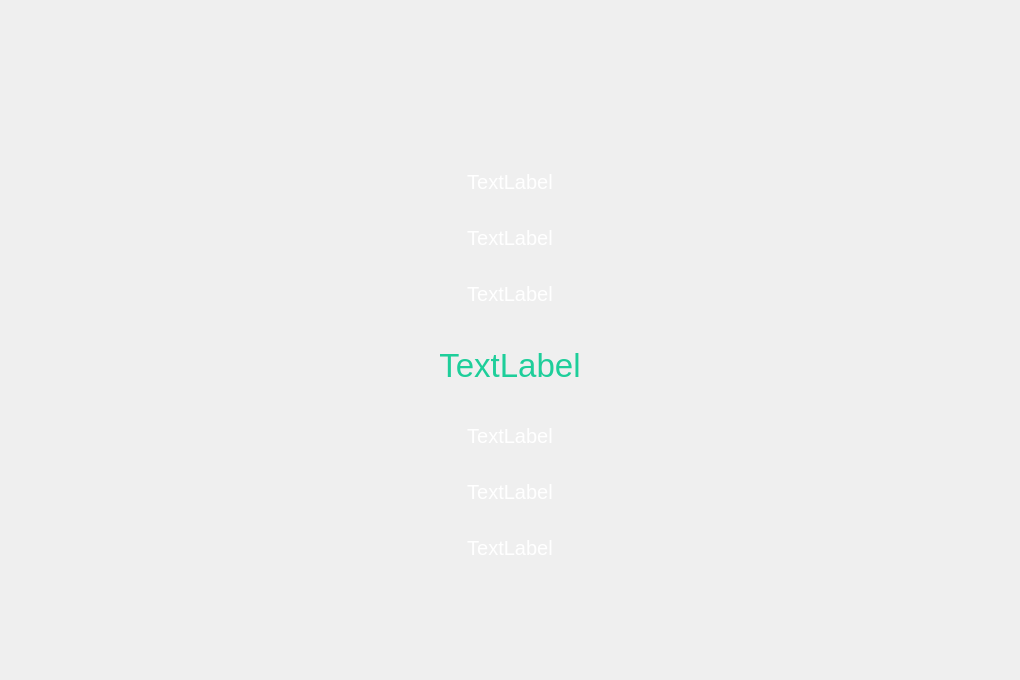
<?xml version="1.0" encoding="UTF-8"?>
<ui version="4.0">
 <class>LrcPage</class>
 <widget class="QWidget" name="LrcPage">
  <property name="geometry">
   <rect>
    <x>0</x>
    <y>0</y>
    <width>1020</width>
    <height>680</height>
   </rect>
  </property>
  <property name="font">
   <font>
    <pointsize>15</pointsize>
   </font>
  </property>
  <property name="windowTitle">
   <string>Form</string>
  </property>
  <layout class="QVBoxLayout" name="verticalLayout">
   <property name="spacing">
    <number>0</number>
   </property>
   <property name="leftMargin">
    <number>0</number>
   </property>
   <property name="topMargin">
    <number>0</number>
   </property>
   <property name="rightMargin">
    <number>0</number>
   </property>
   <property name="bottomMargin">
    <number>0</number>
   </property>
   <item>
    <widget class="QWidget" name="bgStyle" native="true">
     <property name="styleSheet">
      <string notr="true">#bgStyle{
	border-image: url(:/images/bg.png);
}

*{
color:#FFFFFF;
}</string>
     </property>
     <layout class="QVBoxLayout" name="verticalLayout_2">
      <property name="spacing">
       <number>0</number>
      </property>
      <property name="leftMargin">
       <number>0</number>
      </property>
      <property name="topMargin">
       <number>0</number>
      </property>
      <property name="rightMargin">
       <number>0</number>
      </property>
      <property name="bottomMargin">
       <number>0</number>
      </property>
      <item>
       <widget class="QWidget" name="lrcTop" native="true">
        <property name="minimumSize">
         <size>
          <width>0</width>
          <height>50</height>
         </size>
        </property>
        <property name="maximumSize">
         <size>
          <width>16777215</width>
          <height>50</height>
         </size>
        </property>
        <layout class="QHBoxLayout" name="horizontalLayout">
         <property name="spacing">
          <number>0</number>
         </property>
         <property name="leftMargin">
          <number>0</number>
         </property>
         <property name="topMargin">
          <number>0</number>
         </property>
         <property name="rightMargin">
          <number>0</number>
         </property>
         <property name="bottomMargin">
          <number>0</number>
         </property>
         <item>
          <widget class="QPushButton" name="hideBtn">
           <property name="minimumSize">
            <size>
             <width>30</width>
             <height>50</height>
            </size>
           </property>
           <property name="maximumSize">
            <size>
             <width>30</width>
             <height>50</height>
            </size>
           </property>
           <property name="styleSheet">
            <string notr="true">#hideBtn{
border:none;
}</string>
           </property>
           <property name="text">
            <string/>
           </property>
          </widget>
         </item>
         <item>
          <widget class="QWidget" name="titleBox" native="true">
           <layout class="QVBoxLayout" name="verticalLayout_3">
            <property name="spacing">
             <number>0</number>
            </property>
            <property name="leftMargin">
             <number>0</number>
            </property>
            <property name="topMargin">
             <number>0</number>
            </property>
            <property name="rightMargin">
             <number>0</number>
            </property>
            <property name="bottomMargin">
             <number>0</number>
            </property>
            <item>
             <widget class="QLabel" name="musicSinge">
              <property name="text">
               <string/>
              </property>
              <property name="alignment">
               <set>Qt::AlignCenter</set>
              </property>
             </widget>
            </item>
            <item>
             <widget class="QLabel" name="musicName">
              <property name="text">
               <string/>
              </property>
              <property name="alignment">
               <set>Qt::AlignCenter</set>
              </property>
             </widget>
            </item>
           </layout>
          </widget>
         </item>
        </layout>
       </widget>
      </item>
      <item>
       <widget class="QWidget" name="lrcContent" native="true">
        <layout class="QVBoxLayout" name="verticalLayout_4">
         <item>
          <spacer name="verticalSpacer_2">
           <property name="orientation">
            <enum>Qt::Vertical</enum>
           </property>
           <property name="sizeHint" stdset="0">
            <size>
             <width>20</width>
             <height>100</height>
            </size>
           </property>
          </spacer>
         </item>
         <item>
          <widget class="QLabel" name="line1">
           <property name="minimumSize">
            <size>
             <width>0</width>
             <height>50</height>
            </size>
           </property>
           <property name="text">
            <string>TextLabel</string>
           </property>
           <property name="alignment">
            <set>Qt::AlignCenter</set>
           </property>
          </widget>
         </item>
         <item>
          <widget class="QLabel" name="line2">
           <property name="minimumSize">
            <size>
             <width>0</width>
             <height>50</height>
            </size>
           </property>
           <property name="sizeIncrement">
            <size>
             <width>0</width>
             <height>0</height>
            </size>
           </property>
           <property name="text">
            <string>TextLabel</string>
           </property>
           <property name="alignment">
            <set>Qt::AlignCenter</set>
           </property>
          </widget>
         </item>
         <item>
          <widget class="QLabel" name="line3">
           <property name="minimumSize">
            <size>
             <width>0</width>
             <height>50</height>
            </size>
           </property>
           <property name="text">
            <string>TextLabel</string>
           </property>
           <property name="alignment">
            <set>Qt::AlignCenter</set>
           </property>
          </widget>
         </item>
         <item>
          <widget class="QLabel" name="lineCenter">
           <property name="minimumSize">
            <size>
             <width>0</width>
             <height>80</height>
            </size>
           </property>
           <property name="font">
            <font>
             <pointsize>25</pointsize>
            </font>
           </property>
           <property name="styleSheet">
            <string notr="true">#lineCenter{

	color:#1ECE9A;
}</string>
           </property>
           <property name="text">
            <string>TextLabel</string>
           </property>
           <property name="alignment">
            <set>Qt::AlignCenter</set>
           </property>
          </widget>
         </item>
         <item>
          <widget class="QLabel" name="line4">
           <property name="minimumSize">
            <size>
             <width>0</width>
             <height>50</height>
            </size>
           </property>
           <property name="text">
            <string>TextLabel</string>
           </property>
           <property name="alignment">
            <set>Qt::AlignCenter</set>
           </property>
          </widget>
         </item>
         <item>
          <widget class="QLabel" name="line5">
           <property name="minimumSize">
            <size>
             <width>0</width>
             <height>50</height>
            </size>
           </property>
           <property name="text">
            <string>TextLabel</string>
           </property>
           <property name="alignment">
            <set>Qt::AlignCenter</set>
           </property>
          </widget>
         </item>
         <item>
          <widget class="QLabel" name="line6">
           <property name="minimumSize">
            <size>
             <width>0</width>
             <height>50</height>
            </size>
           </property>
           <property name="text">
            <string>TextLabel</string>
           </property>
           <property name="alignment">
            <set>Qt::AlignCenter</set>
           </property>
          </widget>
         </item>
         <item>
          <spacer name="verticalSpacer">
           <property name="orientation">
            <enum>Qt::Vertical</enum>
           </property>
           <property name="sizeHint" stdset="0">
            <size>
             <width>20</width>
             <height>100</height>
            </size>
           </property>
          </spacer>
         </item>
        </layout>
       </widget>
      </item>
     </layout>
    </widget>
   </item>
  </layout>
 </widget>
 <resources/>
 <connections/>
</ui>
